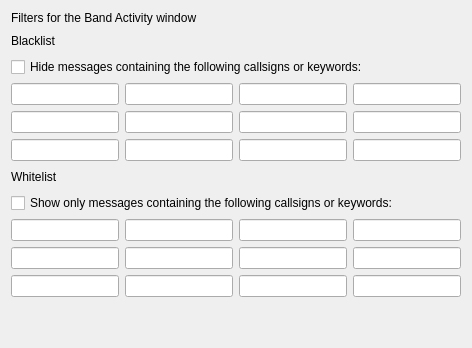
     <widget class="QWidget" name="filters_tab">
      <attribute name="title">
       <string>Filters</string>
      </attribute>
      <layout class="QGridLayout" name="gridLayout_13">
       <item row="0" column="0">
        <layout class="QGridLayout" name="gridLayout_19">
         <item row="3" column="2">
          <widget class="QLineEdit" name="Blacklist3"/>
         </item>
         <item row="4" column="1">
          <widget class="QLineEdit" name="Blacklist6"/>
         </item>
         <item row="2" column="0" colspan="4">
          <widget class="QCheckBox" name="cbBlacklist">
           <property name="text">
            <string>Hide messages containing the following callsigns or keywords:</string>
           </property>
          </widget>
         </item>
         <item row="3" column="0">
          <widget class="QLineEdit" name="Blacklist1"/>
         </item>
         <item row="10" column="3">
          <widget class="QLineEdit" name="Whitelist12"/>
         </item>
         <item row="10" column="0">
          <widget class="QLineEdit" name="Whitelist9"/>
         </item>
         <item row="4" column="3">
          <widget class="QLineEdit" name="Blacklist8"/>
         </item>
         <item row="7" column="0" colspan="4">
          <widget class="QCheckBox" name="cbWhitelist">
           <property name="text">
            <string>Show only messages containing the following callsigns or keywords:</string>
           </property>
          </widget>
         </item>
         <item row="5" column="3">
          <widget class="QLineEdit" name="Blacklist12"/>
         </item>
         <item row="4" column="2">
          <widget class="QLineEdit" name="Blacklist7"/>
         </item>
         <item row="8" column="2">
          <widget class="QLineEdit" name="Whitelist3"/>
         </item>
         <item row="9" column="3">
          <widget class="QLineEdit" name="Whitelist8"/>
         </item>
         <item row="10" column="2">
          <widget class="QLineEdit" name="Whitelist11"/>
         </item>
         <item row="10" column="1">
          <widget class="QLineEdit" name="Whitelist10"/>
         </item>
         <item row="5" column="0">
          <widget class="QLineEdit" name="Blacklist9"/>
         </item>
         <item row="3" column="1">
          <widget class="QLineEdit" name="Blacklist2"/>
         </item>
         <item row="8" column="3">
          <widget class="QLineEdit" name="Whitelist4"/>
         </item>
         <item row="3" column="3">
          <widget class="QLineEdit" name="Blacklist4"/>
         </item>
         <item row="8" column="0">
          <widget class="QLineEdit" name="Whitelist1"/>
         </item>
         <item row="11" column="0">
          <spacer name="verticalSpacer_10">
           <property name="orientation">
            <enum>Qt::Vertical</enum>
           </property>
           <property name="sizeHint" stdset="0">
            <size>
             <width>20</width>
             <height>40</height>
            </size>
           </property>
          </spacer>
         </item>
         <item row="0" column="0" colspan="4">
          <widget class="QLabel" name="label_18">
           <property name="sizePolicy">
            <sizepolicy hsizetype="Preferred" vsizetype="Preferred">
             <horstretch>0</horstretch>
             <verstretch>0</verstretch>
            </sizepolicy>
           </property>
           <property name="text">
            <string>Filters for the Band Activity window</string>
           </property>
           <property name="alignment">
            <set>Qt::AlignLeading|Qt::AlignLeft|Qt::AlignTop</set>
           </property>
          </widget>
         </item>
         <item row="9" column="1">
          <widget class="QLineEdit" name="Whitelist6"/>
         </item>
         <item row="8" column="1">
          <widget class="QLineEdit" name="Whitelist2"/>
         </item>
         <item row="5" column="2">
          <widget class="QLineEdit" name="Blacklist11"/>
         </item>
         <item row="1" column="0" colspan="4" alignment="Qt::AlignBottom">
          <widget class="QLabel" name="label_24">
           <property name="sizePolicy">
            <sizepolicy hsizetype="Preferred" vsizetype="Preferred">
             <horstretch>0</horstretch>
             <verstretch>0</verstretch>
            </sizepolicy>
           </property>
           <property name="minimumSize">
            <size>
             <width>0</width>
             <height>20</height>
            </size>
           </property>
           <property name="text">
            <string>Blacklist</string>
           </property>
          </widget>
         </item>
         <item row="4" column="0">
          <widget class="QLineEdit" name="Blacklist5"/>
         </item>
         <item row="9" column="0">
          <widget class="QLineEdit" name="Whitelist5"/>
         </item>
         <item row="5" column="1">
          <widget class="QLineEdit" name="Blacklist10"/>
         </item>
         <item row="6" column="0" colspan="4" alignment="Qt::AlignBottom">
          <widget class="QLabel" name="label_23">
           <property name="sizePolicy">
            <sizepolicy hsizetype="Preferred" vsizetype="Preferred">
             <horstretch>0</horstretch>
             <verstretch>0</verstretch>
            </sizepolicy>
           </property>
           <property name="minimumSize">
            <size>
             <width>0</width>
             <height>20</height>
            </size>
           </property>
           <property name="text">
            <string>Whitelist</string>
           </property>
          </widget>
         </item>
         <item row="9" column="2">
          <widget class="QLineEdit" name="Whitelist7"/>
         </item>
        </layout>
       </item>
      </layout>
     </widget>
